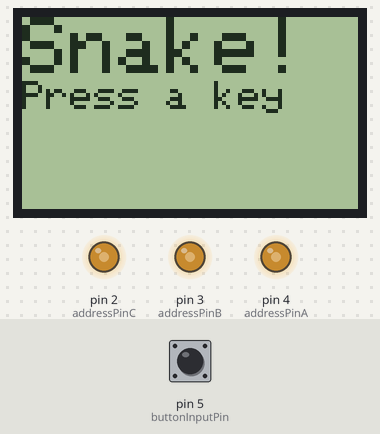
The sketch below on a simulated Arduino Uno, built with avr-gcc and run on an emulated ATmega328P. Parts: 84×48 one-colour display, output pins drawn as LEDs (lit = HIGH). The inputs (shaded band) are chosen by the test bench; at power-on: pin 5 (buttonInputPin) HIGH. Random numbers use the default seed unless the sketch sets one. At 4.8 s the program stops and its outputs stay as they are.

Above: at 0.8 s.
0.9 s: pin 5 (buttonInputPin) pulled LOW for 0.15 s
At 1.0 s:
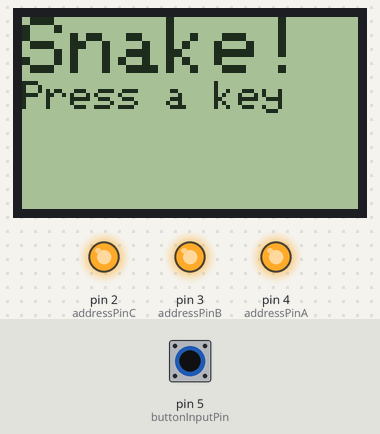
At 5.2 s:
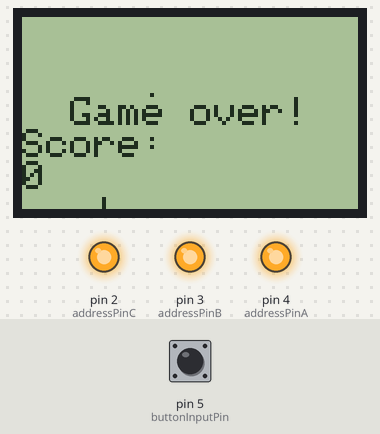
Timing chart, 0 to 6.3 s (numbered marks = the images above; inputs shaded):
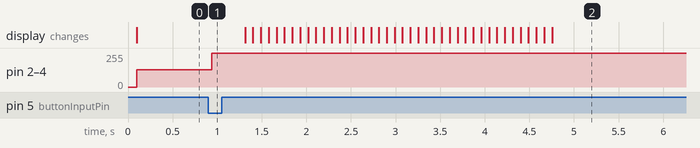

The sketch:

snake.ino
```cpp
/*  Simple snake game for the Arduino Game Shield

    Written by Klaas De Craemer
*/

/* -------- Display related -------- */
#include <Adafruit_GFX.h>
#include <Adafruit_PCD8544.h>
// pin 8 - Serial clock out (SCLK)
// pin 7 - Serial data out (DIN)
// pin 6 - Data/Command select (D/C)
// pin 9, LCD reset (RST)
Adafruit_PCD8544 display = Adafruit_PCD8544(6, 7, 8, 9);

//Size of playing field
#define MAX_X  84
#define MAX_Y  48

/* -------- Button related ------- */
int buttonStates = 0;
#define  BUTTON0  0b00000001
#define  BUTTON1  0b00000010
#define  BUTTON2  0b00000100
#define  BUTTON3  0b00001000
#define  BUTTON4  0b00010000
#define  BUTTON5  0b00100000
#define  BUTTON6  0b01000000
#define  BUTTON7  0b10000000

#define  addressPinA    4
#define  addressPinB    3
#define  addressPinC    2
#define  buttonInputPin    5
#define  nbOfButtons  8

#define UP    2
#define DOWN  0
#define LEFT  3
#define RIGHT 1

/* ------ Game related ------ */
int curLength;
int xs[127];//Max snake length is array length
int ys[127];
int dir;
int score;

int ax = 0;//Apple x
int ay = 0;//Apple y

void setup(){
  //Initialise button ports
  pinMode(addressPinA, OUTPUT);
  pinMode(addressPinB, OUTPUT);
  pinMode(addressPinC, OUTPUT);
  pinMode(buttonInputPin, INPUT);
  //Initialise screen
  display.begin();
  display.setContrast(60);
  display.clearDisplay();
  display.display();
  //Snake start position and direction
  curLength = 5;
  xs[0]=20;  xs[1]=21;  xs[2]=22;  xs[3]=23;  xs[4]=24;
  ys[0]=10;  ys[1]=10;  ys[2]=10;  ys[3]=10;  ys[4]=10;
  dir = 0;
  score = 0;
  buttonStates = 0;
  //Generate random apple position
  randomSeed(analogRead(0));//Use unconnected analog pin to get random seed value
  ax = random(48);
  ay = random(48);
  //Show title screen
  showIntro();
}

void showIntro(){
  display.clearDisplay();
  display.setTextSize(2);
  display.setTextColor(BLACK);
  display.println("Snake!");
  display.setTextSize(1);
  display.println("Press a key");
  display.display();

  buttonStates = 0;
  while (buttonStates == 0){
    readButtons();
  }
  buttonStates = 0;
  delay(400);//Allow for button release, to avoid immediate death
}

void loop(){
  //Check buttons and set snake movement direction
  readButtons();
  setDirection();

  //Check self-collision with snake
  int i=curLength-1;
  while (i>=2){
    if (collide(xs[0], xs[i], ys[0], ys[i], 1, 1, 1, 1)){
      die();
    }
    i = i-1;
  }
  //Check collision of snake head with apple
  if (collide(xs[0], ax, ys[0], ay, 1, 1, 1, 1)){
    score = score +1;
    curLength = curLength +1;
    //Add snake segment with temporary position of new segments
    xs[curLength-1] = 255;
    ys[curLength-1] = 255;
    //Generate new apple position
    ax = random(48);
    ay = random(48);
  }
  //Check if outside playing field
  if ((xs[0]<0) || (xs[0]>MAX_X) || (ys[0]<0) || (ys[0]>MAX_Y)){
    die();
  }
  //Shift snake position array by one
  i = curLength-1;
  while (i>=1){
    xs[i] = xs[i-1];
    ys[i] = ys[i-1];
    i = i-1;
  }
  //Determine new position of head of snake
  if (dir == RIGHT){
    xs[0] = xs[0] + 1;
  } else if (dir == LEFT){
    xs[0] = xs[0] - 1;
  } else if (dir == UP){
    ys[0] = ys[0] - 1;
  } else {//DOWN
    ys[0] = ys[0] + 1;
  }
  //Draw snake
  display.clearDisplay();
  for (int i=0; i<curLength; i++){
    display.drawPixel(xs[i], ys[i], BLACK);
  }
  //Draw apple as pixel
  display.drawPixel(ax, ay, BLACK);
  display.display();

  delay(75);
}

void die(){
  display.setTextSize(1);
  display.setTextColor(BLACK);
  display.setCursor(12,20);
  display.println("Game over!");
  display.println("Score:");
  display.println(score);
  display.display();

  while (true){
  }
}

/* Collision detection function */
boolean collide(int x1, int x2, int y1, int y2, int w1, int w2, int h1, int h2){
  if ((x1+w1>x2) && (x1<x2+w2) && (y1+h1>y2) && (y1<y2+h2)){
    return true;
  } else {
    return false;
  }
}

/* Set direction from current button state */
void setDirection(){
  if (buttonStates > 0){
    if (buttonStates & BUTTON1){
      dir = DOWN;
    } else if (buttonStates & BUTTON2){
      dir = RIGHT;
    } else if (buttonStates & BUTTON3){
      dir = UP;
    } else if (buttonStates & BUTTON0){
      dir = LEFT;
    }
    /*if (buttonStates & BUTTON4){
     Serial.print("4 ");
     }
     if (buttonStates & BUTTON5){
     Serial.print("5 ");
     }
     if (buttonStates & BUTTON6){
     Serial.print("6 ");
     }
     if (buttonStates & BUTTON7){
     Serial.print("7");
     }*/
    //Serial.println(" pressed");
  }
}

/* Read buttons */
void readButtons(){
  buttonStates = 0;
  int curAddress;
  for (curAddress=0; curAddress<nbOfButtons; curAddress++){
    //Turn on pins depending on current Address
    if (curAddress & 1){
      digitalWrite(addressPinA, HIGH);
    }
    else {
      digitalWrite(addressPinA,LOW);
    }
    if (curAddress & 2){
      digitalWrite(addressPinB, HIGH);
    }
    else {
      digitalWrite(addressPinB,LOW);
    }
    if (curAddress & 4){
      digitalWrite(addressPinC, HIGH);
    }
    else {
      digitalWrite(addressPinC,LOW);
    }

    //Read currently selected button input
    int button = digitalRead(buttonInputPin);
    if (button == LOW){
      buttonStates = buttonStates | (1 << curAddress);
    }
  }
}
```

Measured:
- after the input at 0.9 s, pin 2 (addressPinC), pin 3 (addressPinB), pin 4 (addressPinA): 130/255 → 255/255 at once
